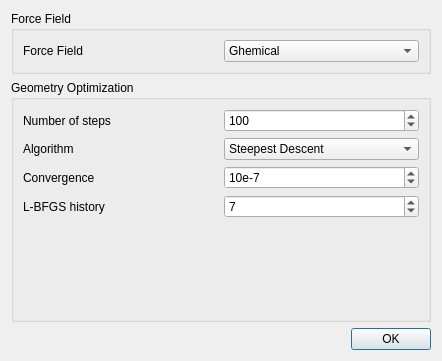
<ui version="4.0" >
 <class>ForceFieldDialog</class>
 <widget class="QDialog" name="ForceFieldDialog" >
  <property name="geometry" >
   <rect>
    <x>0</x>
    <y>0</y>
    <width>442</width>
    <height>361</height>
   </rect>
  </property>
  <property name="windowTitle" >
   <string>Setup Force Field</string>
  </property>
  <layout class="QVBoxLayout" >
   <item>
    <widget class="QGroupBox" name="groupBox" >
     <property name="sizePolicy" >
      <sizepolicy vsizetype="Preferred" hsizetype="Minimum" >
       <horstretch>0</horstretch>
       <verstretch>0</verstretch>
      </sizepolicy>
     </property>
     <property name="title" >
      <string>Force Field</string>
     </property>
     <layout class="QGridLayout" >
      <item row="0" column="0" >
       <widget class="QLabel" name="label" >
        <property name="text" >
         <string>Force Field</string>
        </property>
       </widget>
      </item>
      <item row="0" column="1" >
       <widget class="QComboBox" name="ForceFieldComboBox" >
        <property name="currentIndex" >
         <number>0</number>
        </property>
        <item>
         <property name="text" >
          <string>Ghemical</string>
         </property>
        </item>
       </widget>
      </item>
     </layout>
    </widget>
   </item>
   <item>
    <widget class="QGroupBox" name="groupBox_2" >
     <property name="sizePolicy" >
      <sizepolicy vsizetype="Preferred" hsizetype="Minimum" >
       <horstretch>0</horstretch>
       <verstretch>0</verstretch>
      </sizepolicy>
     </property>
     <property name="title" >
      <string>Geometry Optimization</string>
     </property>
     <layout class="QGridLayout" >
      <item row="0" column="0" >
       <widget class="QLabel" name="label_2" >
        <property name="text" >
         <string>Number of steps</string>
        </property>
       </widget>
      </item>
      <item row="0" column="1" >
       <widget class="QSpinBox" name="StepsSpinBox" >
        <property name="maximum" >
         <number>10000</number>
        </property>
        <property name="value" >
         <number>100</number>
        </property>
       </widget>
      </item>
      <item row="1" column="0" >
       <widget class="QLabel" name="label_3" >
        <property name="text" >
         <string>Algorithm</string>
        </property>
       </widget>
      </item>
      <item row="1" column="1" >
       <widget class="QComboBox" name="AlgorithmComboBox" >
        <item>
         <property name="text" >
          <string>Steepest Descent</string>
         </property>
        </item>
        <item>
         <property name="text" >
          <string>Conjugate Gradients</string>
         </property>
        </item>
        <item>
         <property name="text" >
          <string>BFGS</string>
         </property>
        </item>
        <item>
         <property name="text" >
          <string>L-BFGS</string>
         </property>
        </item>
       </widget>
      </item>
      <item row="2" column="0" >
       <widget class="QLabel" name="label_5" >
        <property name="text" >
         <string>Convergence</string>
        </property>
       </widget>
      </item>
      <item row="2" column="1" >
       <widget class="QSpinBox" name="ConvergenceSpinBox" >
        <property name="suffix" >
         <string/>
        </property>
        <property name="prefix" >
         <string>10e-</string>
        </property>
        <property name="minimum" >
         <number>2</number>
        </property>
        <property name="maximum" >
         <number>10</number>
        </property>
        <property name="value" >
         <number>7</number>
        </property>
       </widget>
      </item>
      <item row="3" column="0" >
       <widget class="QLabel" name="label_4" >
        <property name="text" >
         <string>L-BFGS history</string>
        </property>
       </widget>
      </item>
      <item row="3" column="1" >
       <widget class="QSpinBox" name="LBFGSHistorySpinBox" >
        <property name="toolTip" >
         <string>Number of history vectors retained by L-BFGS.</string>
        </property>
        <property name="minimum" >
         <number>1</number>
        </property>
        <property name="maximum" >
         <number>100</number>
        </property>
        <property name="value" >
         <number>7</number>
        </property>
       </widget>
      </item>
      <item row="4" column="1" >
       <spacer>
        <property name="orientation" >
         <enum>Qt::Vertical</enum>
        </property>
        <property name="sizeHint" >
         <size>
          <width>20</width>
          <height>40</height>
         </size>
        </property>
       </spacer>
      </item>
     </layout>
    </widget>
   </item>
   <item>
    <widget class="QDialogButtonBox" name="buttonBox" >
     <property name="orientation" >
      <enum>Qt::Horizontal</enum>
     </property>
     <property name="standardButtons" >
      <set>QDialogButtonBox::Ok</set>
     </property>
    </widget>
   </item>
  </layout>
 </widget>
 <resources/>
 <connections>
  <connection>
   <sender>buttonBox</sender>
   <signal>accepted()</signal>
   <receiver>ForceFieldDialog</receiver>
   <slot>accept()</slot>
   <hints>
    <hint type="sourcelabel" >
     <x>248</x>
     <y>254</y>
    </hint>
    <hint type="destinationlabel" >
     <x>157</x>
     <y>274</y>
    </hint>
   </hints>
  </connection>
  <connection>
   <sender>buttonBox</sender>
   <signal>rejected()</signal>
   <receiver>ForceFieldDialog</receiver>
   <slot>reject()</slot>
   <hints>
    <hint type="sourcelabel" >
     <x>316</x>
     <y>260</y>
    </hint>
    <hint type="destinationlabel" >
     <x>286</x>
     <y>274</y>
    </hint>
   </hints>
  </connection>
 </connections>
</ui>
